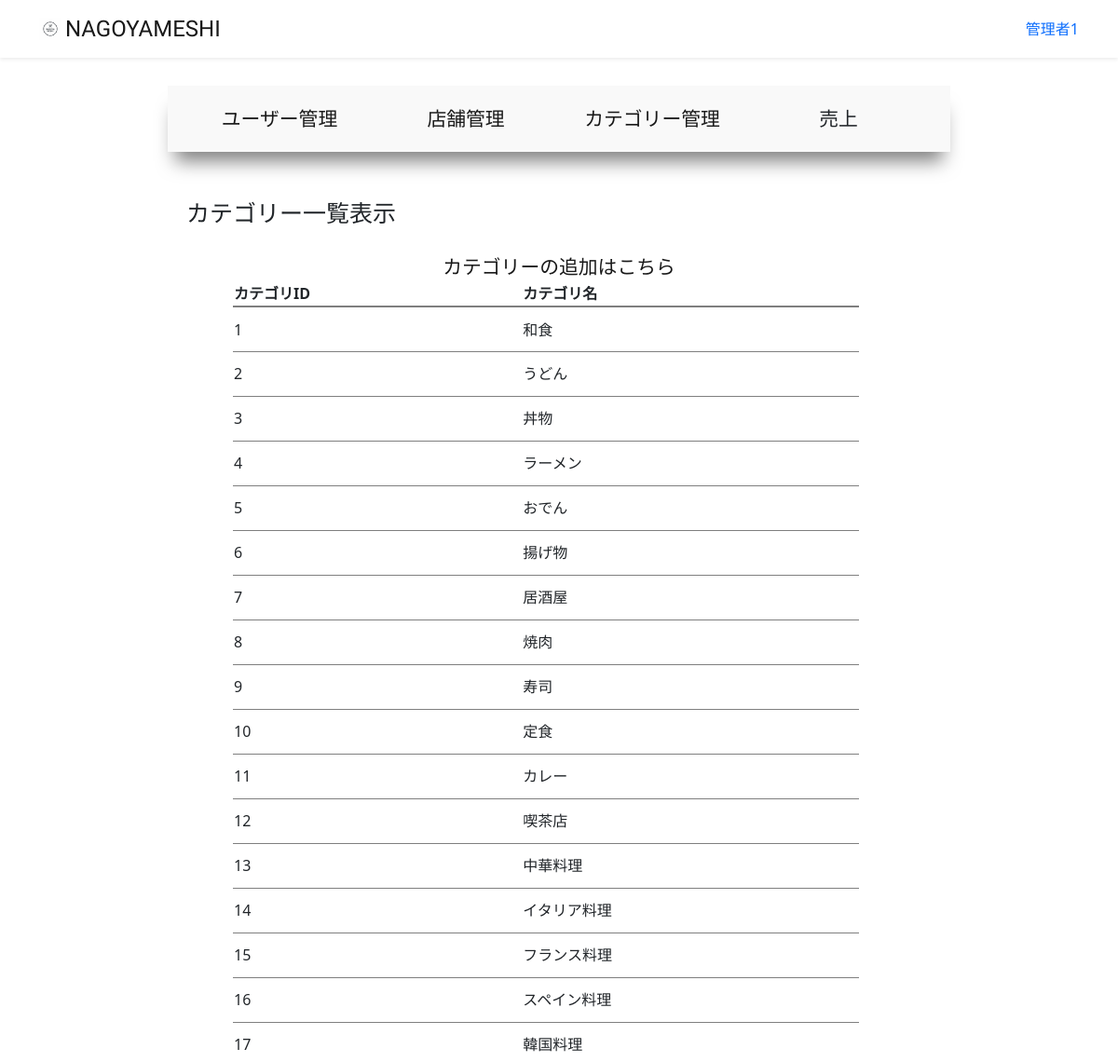
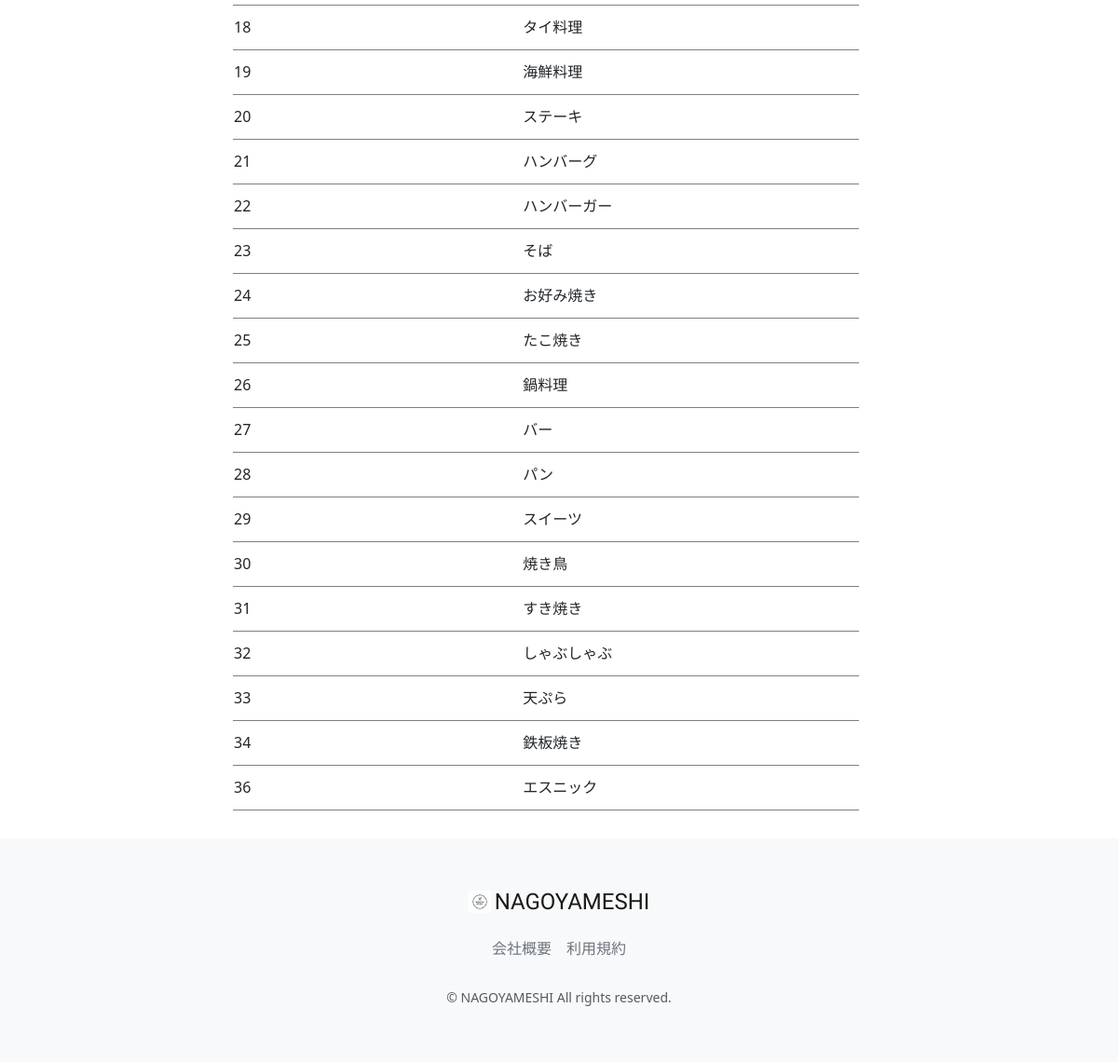
Screenshot of /accounts/management/category-list (signed in) with the database file from the repository (2 pictures, top to bottom).
### accounts/models.py (models this page shows, shortened)
class CustomUser(AbstractUser):
    user_name = models.CharField(max_length=128, null=True, blank=True,verbose_name='ユーザー名')
    hurigana = models.CharField(max_length=128, null=True, blank=True,verbose_name='フリガナ')
    zip_code = models.CharField(max_length=16, null=True, blank=True,verbose_name='郵便番号')
    address = models.CharField(max_length=255, null=True, blank=True,verbose_name='住所')
    phone_number = models.CharField(max_length=20, null=True, blank=True,verbose_name='電話番号')
    birthday = models.CharField(max_length=20, null=True, blank=True,verbose_name='誕生日')
    job = models.CharField(max_length=255, null=True, blank=True,verbose_name='職業')
    is_subscribed = models.BooleanField(default=False, verbose_name='有料会員')
    card_name = models.CharField(max_length=128, null=True, blank=True,verbose_name='カード名義')
    card_number = models.CharField(max_length=128, null=True, blank=True,verbose_name='カード番号')
    class Meta:
        verbose_name_plural = 'CustomUser'

### restaurant/models.py (models this page shows, shortened)
class Category(models.Model):
    name = models.CharField(verbose_name='カテゴリー名', max_length=64)
    photo = models.ImageField(verbose_name='写真', blank=True, null=True)
    class Meta:
        verbose_name_plural = 'Category'

### accounts/views.py (the view)
# urls.py: path("management/category-list",views.ManagementCategoryListView.as_view(), name="category_list"),
class ManagementCategoryListView(onlyMnagementUserMixin, generic.ListView):
    template_name = "management/category_list.html"
    model = Category

### accounts/mixins.py (called while the page is built)
    def test_func(self):
        user = self.request.user
        return user.is_staff

### accounts/templates/management/category_list.html (shortened to what this page needs)
{% extends "management/manage_base.html" %}
{% load static %}
{% block sub_content %}
  <h1>カテゴリー一覧表示</h1>
  <a href="{% url 'category_create' %}">カテゴリーの追加はこちら</a>
  <table class="manage_list">
    <thead>
      <th>カテゴリID</th>
      <th>カテゴリ名</th>
    </thead>
    <tbody>
      {% for category in object_list %}
        <tr onclick="location.href='{% url 'category_update' pk=category.pk %}'">
          <td>{{ category.pk }}</td>
          <td>{{ category.name }}</td>
        </tr>
      {% endfor %}
    </tbody>
  </table>
{% endblock %}

### restaurant/templates/layout/base.html (shortened to what this page needs)
{% load static %}
<!DOCTYPE html>
<html lang="ja">
  <head>
      <link href="https://cdn.jsdelivr.net/npm/bootstrap@5.3.3/dist/css/bootstrap.min.css" rel="stylesheet">
      <link href="{% static 'css/nagoyameshi.css' %}" rel="stylesheet">
  </head>
  <body>
    <div id="app" class="wrapper">
      <nav class="navbar navbar-expand-md navbar-light bg-white shadow-sm">
        <div class="container nagoyameshi-container">
          <a class="navbar-brand app-name" href="{% url 'top_page' %}">
            <div class="d-flex align-items-center">
              <img class="nagoyameshi-logo me-1" src="{% static 'images/logo/logo.png' %}" alt="nagoyameshi">NAGOYAMESHI</div>
          </a>
          <div class="collapse navbar-collapse" id="navbarSupportedContent">
            <ul class="navbar-nav ms-auto">
              {% if user.is_subscribed %}
                <li class="nav-item dropdown">
                  <a id="navbarDropdown" class="nav-linkdropdown-toggle" href="#" role="button" data-bs-toggle="dropdown" aria-haspopup="true" aria-expanded="false" v-pre>{{ user.user_name }}</a>
                  <div class="dropdown-menu dropdown-menu-end" aria-labelledby="navbarDropdown">
                    <a class="dropdown-item" href="{% url 'user_detail' user.id %}">会員情報</a>
                    <a class="dropdown-item" href="{% url 'reservation_list' %}">予約一覧</a>
                    <a class="dropdown-item" href="{% url 'favorite_list' %}">お気に入り一覧</a>
                    <a class="dropdown-item" href="{% url 'subscribe_payment' %}">お支払い方法</a>
                    <a class="dropdown-item" href="{% url 'subscribe_cancel' %}">有料プラン解約</a>
                      {% if user.is_staff %}
                        <a class ="dropdown-item"  href="{% url 'user_list' %}">サイト管理</a>
                      {% endif %}
                    <div class="dropdown-divider"></div>
                    <a class="dropdown-item" href="{% url 'account_logout' %}">ログアウト</a>
                  </div>
                </li>
              {% else %}
                {% if user.is_authenticated %}
                  <li class="nav-item dropdown">
                    <a id="navbarDropdown" class="nav-linkdropdown-toggle" href="#" role="button" data-bs-toggle="dropdown" aria-haspopup="true" aria-expanded="false" v-pre>{{ user.user_name }}</a>
                 </li>
                {% endif %}
              {% endif %}
            </ul>
          </div>
        </div>
      </nav>
    {% block content %}
    {% endblock %}
      <footer class="bg-light">
        <div class="d-flex justify-content-center footer-logo">
            <a class="navbar-brand app-name" href="{% url 'top_page' %}">
              <div class="d-flex align-items-center"><img class="nagoyameshi-logo me-1" src="{% static 'images/logo/logo.png' %}" alt="nagoyameshi">NAGOYAMESHI</div>
            </a>
        </div>
        <div class="d-flex justify-content-center footer-link">
          <a href="{% url 'company_page' %}" class="link-secondary me-3">会社概要</a>
          <a href="{% url 'terms_page' %}" class="link-secondary">利用規約</a>
        </div>
        <p class="text-center text-muted small mb-0">&copy; NAGOYAMESHI All rights reserved.</p>
      </footer>
      </div>
  </body>
</html>

### static/css/nagoyameshi.css (style rules this page uses)
.wrapper { min-height: 100vh; position: relative; padding-bottom: 240px; box-sizing: border-box; }
.nagoyameshi-logo { height: 24px; }
.app-name { font-family: 'Carter One', cursive; font-size: 24px; color: #191919; }
footer { width: 100%; height: 240px; position: absolute; bottom: 0; padding: 50px 15px; }
.footer-logo { margin-bottom: 20px; }
.footer-link { margin-bottom: 30px; }
h1 { font-size: 1.5rem; }
a { text-decoration: none !important; }
.manage_main a { display: inline-block; width: 100%; text-align: center; font-size: 1.3rem; color: #191919; }
.manage_main h1 { padding-top: 50px; padding-bottom: 20px; padding-left: 20px; font-size: 25px; }
.manage_list { width: 80%; margin: auto 70px; }
.manage_list thead { border-bottom: 2px solid rgba(0, 0, 0, 0.5); }
.manage_list tbody tr { border-bottom: 1px solid rgba(0, 0, 0, 0.5); height: 3em; }

### rows the page displays
CustomUser: user_name "管理者1"
Category: pk "1", name "和食"
Category: pk "2", name "うどん"
Category: pk "3", name "丼物"
Category: pk "4", name "ラーメン"
Category: pk "5", name "おでん"
Category: pk "6", name "揚げ物"
Category: pk "7", name "居酒屋"
Category: pk "8", name "焼肉"
Category: pk "9", name "寿司"
Category: pk "10", name "定食"
Category: pk "11", name "カレー"
Category: pk "12", name "喫茶店"
Category: pk "13", name "中華料理"
Category: pk "14", name "イタリア料理"
Category: pk "15", name "フランス料理"
Category: pk "16", name "スペイン料理"
Category: pk "17", name "韓国料理"
Category: pk "18", name "タイ料理"
Category: pk "19", name "海鮮料理"
Category: pk "20", name "ステーキ"
Category: pk "21", name "ハンバーグ"
Category: pk "22", name "ハンバーガー"
Category: pk "23", name "そば"
Category: pk "24", name "お好み焼き"
Category: pk "25", name "たこ焼き"
Category: pk "26", name "鍋料理"
Category: pk "27", name "バー"
Category: pk "28", name "パン"
Category: pk "29", name "スイーツ"
Category: pk "30", name "焼き鳥"
Category: pk "31", name "すき焼き"
Category: pk "32", name "しゃぶしゃぶ"
Category: pk "33", name "天ぷら"
Category: pk "34", name "鉄板焼き"
Category: pk "36", name "エスニック"
